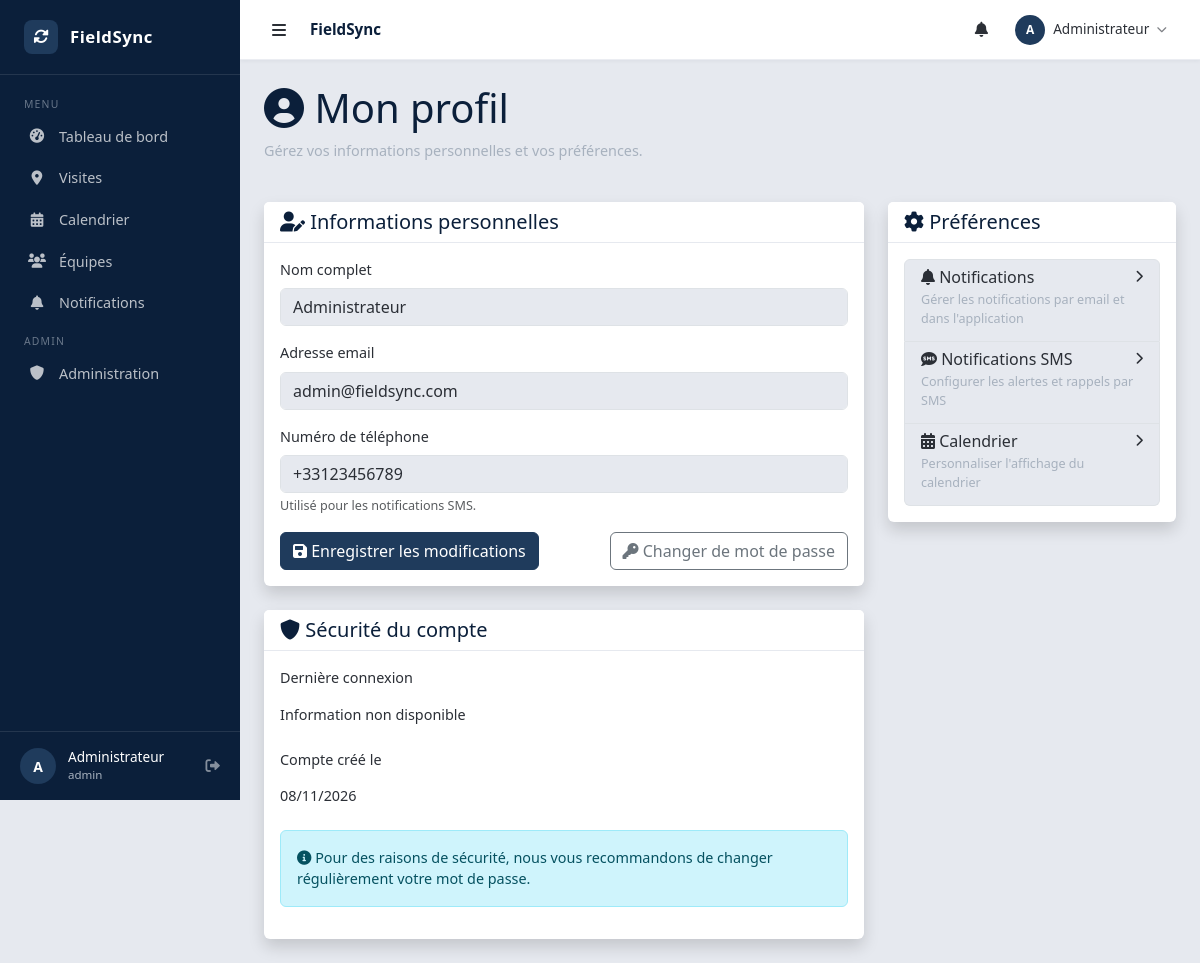
Page /index.php?controller=auth&action=profile (signed in) on the committed database.
### tables this page shows
CREATE TABLE IF NOT EXISTS `users` (
  `id` int(11) NOT NULL AUTO_INCREMENT,
  `name` varchar(100) NOT NULL,
  `email` varchar(100) NOT NULL,
  `password` varchar(255) NOT NULL,
  `role` enum('admin','manager','user') NOT NULL DEFAULT 'user',
  `phone` varchar(20) DEFAULT NULL,
  `created_at` datetime NOT NULL DEFAULT CURRENT_TIMESTAMP,
  `updated_at` datetime DEFAULT NULL ON UPDATE CURRENT_TIMESTAMP,
  PRIMARY KEY (`id`),
  UNIQUE KEY `email` (`email`)
);

### controllers/AuthController.php (called while the page is built, shortened)
<?php
class AuthController {
    private $db;
    public function __construct() {
        $database = new Database();
        $this->db = $database->getConnection();
    }
    public function profile() {
        $user = new User($this->db);
        $user->id = $_SESSION['user_id'];
        $user->readOne();
        include 'views/auth/profile.php';
    }
}
?>

### config/database.php (called while the page is built, shortened)
<?php
class Database {
    private $host;
    private $db_name;
    private $username;
    private $password;
    public function __construct() {
        $this->host     = $_ENV['DB_HOST']     ?? 'localhost';
        $this->db_name  = $_ENV['DB_NAME']     ?? 'fieldsync';
        $this->username = $_ENV['DB_USER']     ?? 'root';
        $this->password = $_ENV['DB_PASSWORD'] ?? '';
    }
    public function getConnection() {
        $this->conn = null;
        try {
            $this->conn = new PDO(
                "mysql:host={$this->host};dbname={$this->db_name};charset=utf8mb4",
                $this->username,
                $this->password
            );
            $this->conn->setAttribute(PDO::ATTR_ERRMODE, PDO::ERRMODE_EXCEPTION);
            $this->conn->setAttribute(PDO::ATTR_DEFAULT_FETCH_MODE, PDO::FETCH_ASSOC);
        } catch (PDOException $e) {
            error_log('DB connection error: ' . $e->getMessage());
            if (defined('DEBUG_MODE') && DEBUG_MODE) {
                echo "Erreur de connexion : " . $e->getMessage();
            } else {
                echo "Erreur de connexion à la base de données.";
            }
        }
        return $this->conn;
    }
}
?>

### models/User.php (called while the page is built, shortened)
<?php
class User {
    private $conn;
    private $table_name = "users";
    public $id;
    public function __construct($db) {
        $this->conn = $db;
    }
    public function readOne() {
        $query = "SELECT id, name, email, role, phone, created_at
                  FROM " . $this->table_name . "
                  WHERE id = :id
                  LIMIT 0,1";
        $stmt = $this->conn->prepare($query);
        $stmt->bindParam(":id", $this->id);
        $stmt->execute();
        $row = $stmt->fetch(PDO::FETCH_ASSOC);
        if ($row) {
            $this->name = $row['name'];
            $this->email = $row['email'];
            $this->phone = $row['phone'];
            $this->created_at = $row['created_at'];
            return true;
        }
        return false;
    }
}
?>

### views/auth/profile.php (the view, shortened to what this page needs)
<?php
include 'views/layout/header.php';
?>
<div class="row mb-4">
    <div class="col">
        <h1><i class="fas fa-user-circle"></i> Mon profil</h1>
        <p class="text-muted">Gérez vos informations personnelles et vos préférences.</p>
    </div>
</div>
<div class="row">
    <div class="col-md-8">
        <div class="card shadow mb-4">
            <div class="card-header">
                <h5 class="mb-0"><i class="fas fa-user-edit"></i> Informations personnelles</h5>
            </div>
            <div class="card-body">
                <form action="index.php?controller=auth&action=profile" method="post">
                    <div class="mb-3">
                        <label for="name" class="form-label">Nom complet</label>
                        <input type="text" class="form-control" id="name" name="name" required
                               value="<?= htmlspecialchars($user->name ?? '') ?>">
                    </div>
                    <div class="mb-3">
                        <label for="email" class="form-label">Adresse email</label>
                        <input type="email" class="form-control" id="email" name="email" required
                               value="<?= htmlspecialchars($user->email ?? '') ?>">
                    </div>
                    <div class="mb-3">
                        <label for="phone" class="form-label">Numéro de téléphone</label>
                        <input type="tel" class="form-control" id="phone" name="phone" required
                               value="<?= htmlspecialchars($user->phone ?? '') ?>"
                               placeholder="Ex: +33612345678">
                        <div class="form-text">Utilisé pour les notifications SMS.</div>
                    </div>
                    <div class="d-flex justify-content-between">
                        <button type="submit" class="btn btn-primary">
                            <i class="fas fa-save"></i> Enregistrer les modifications
                        </button>
                        <a href="index.php?controller=auth&action=changePassword" class="btn btn-outline-secondary">
                            <i class="fas fa-key"></i> Changer de mot de passe
                        </a>
                    </div>
                </form>
            </div>
        </div>
        <div class="card shadow">
            <div class="card-header">
                <h5 class="mb-0"><i class="fas fa-shield-alt"></i> Sécurité du compte</h5>
            </div>
            <div class="card-body">
                <div class="mb-3">
                    <label class="form-label">Dernière connexion</label>
                    <p class="form-control-plaintext">
                        <?= !empty($user->last_login) ? date('d/m/Y H:i', strtotime($user->last_login)) : 'Information non disponible' ?>
                    </p>
                </div>
                <div class="mb-3">
                    <label class="form-label">Compte créé le</label>
                    <p class="form-control-plaintext">
                        <?= !empty($user->created_at) ? date('d/m/Y', strtotime($user->created_at)) : 'Information non disponible' ?>
                    </p>
                </div>
                <div class="alert alert-info">
                    <i class="fas fa-info-circle"></i> Pour des raisons de sécurité, nous vous recommandons de changer régulièrement votre mot de passe.
                </div>
            </div>
        </div>
    </div>
    <div class="col-md-4">
        <div class="card shadow mb-4">
            <div class="card-header">
                <h5 class="mb-0"><i class="fas fa-cog"></i> Préférences</h5>
            </div>
            <div class="card-body">
                <div class="list-group">
                    <a href="index.php?controller=notification&action=settings" class="list-group-item list-group-item-action">
                        <div class="d-flex w-100 justify-content-between">
                            <h6 class="mb-1"><i class="fas fa-bell"></i> Notifications</h6>
                            <small><i class="fas fa-chevron-right"></i></small>
                        </div>
                        <p class="mb-1 text-muted small">Gérer les notifications par email et dans l'application</p>
                    </a>
                    <a href="index.php?controller=sms&action=settings" class="list-group-item list-group-item-action">
                        <div class="d-flex w-100 justify-content-between">
                            <h6 class="mb-1"><i class="fas fa-sms"></i> Notifications SMS</h6>
                            <small><i class="fas fa-chevron-right"></i></small>
                        </div>
                        <p class="mb-1 text-muted small">Configurer les alertes et rappels par SMS</p>
                    </a>
                    <a href="index.php?controller=calendar&action=preferences" class="list-group-item list-group-item-action">
                        <div class="d-flex w-100 justify-content-between">
                            <h6 class="mb-1"><i class="fas fa-calendar-alt"></i> Calendrier</h6>
                            <small><i class="fas fa-chevron-right"></i></small>
                        </div>
                        <p class="mb-1 text-muted small">Personnaliser l'affichage du calendrier</p>
                    </a>
                </div>
            </div>
        </div>
    </div>
</div>
<?php include 'views/layout/footer.php'; ?>

### assets/css/style.css (style rules this page uses)
:root { --color-navy: #0B1F3A; --color-steel: #1F3B5C; --color-muted: #A7B1BE; --color-light: #E6E9EF; --color-dark: #2B2F36; --bs-primary: #1F3B5C; --bs-primary-rgb: 31,59,92; --bs-body-bg: #E6E9EF; --bs-body-color: #2B2F36; --bs-link-color: #1F3B5C; --bs-link-hover-color: #0B1F3A; }
body { background-color: var(--color-light); color: var(--color-dark); font-size: .9rem; }
h1, h2, h3, h4, h5 { color: var(--color-navy); }
.text-muted { color: var(--color-muted) !important; }
a { color: var(--color-steel); }
.card { border: none; box-shadow: 0 1px 6px rgba(11,31,58,.08); background: #fff; }
.card-header { background: #fff; border-bottom: 1px solid var(--color-light); font-weight: 600; color: var(--color-navy); }
.btn-primary { background-color: var(--color-steel); border-color: var(--color-steel); color: #fff; }

### rows in the picture
users: name "Administrateur", email "admin@fieldsync.com", phone "+33123456789", created_at "08/11/2026"

### other values in the picture
APP_NAME "FieldSync"
$_avatar_letter "A"
$_SESSION['user_name'] "Administrateur"
$_SESSION['user_role'] "admin"
$_topbar_title "FieldSync"
